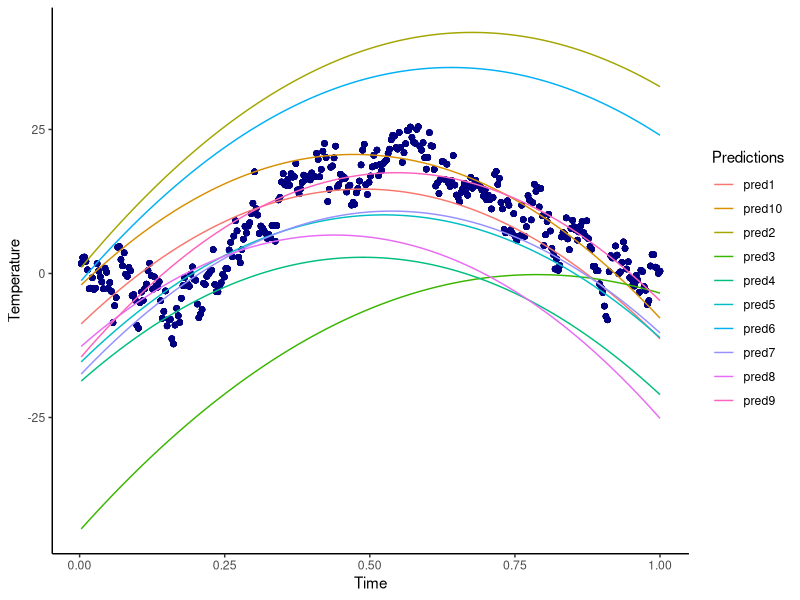
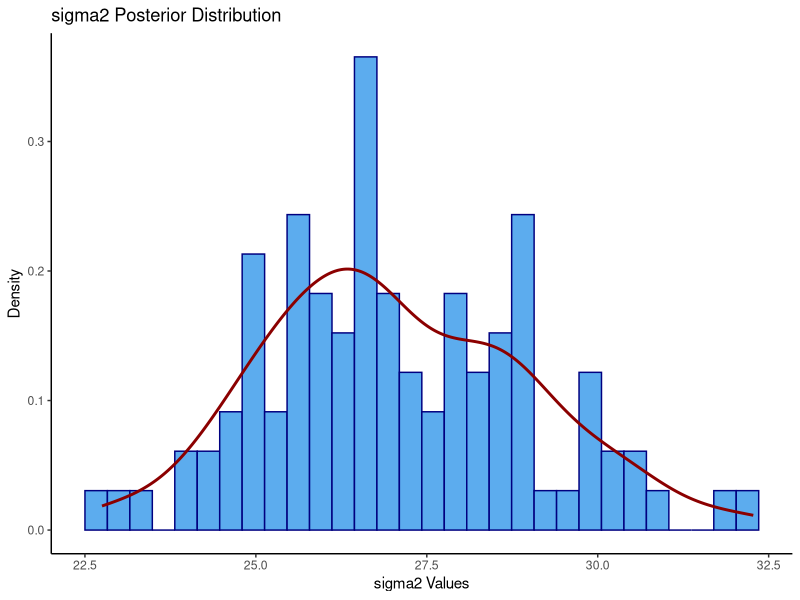
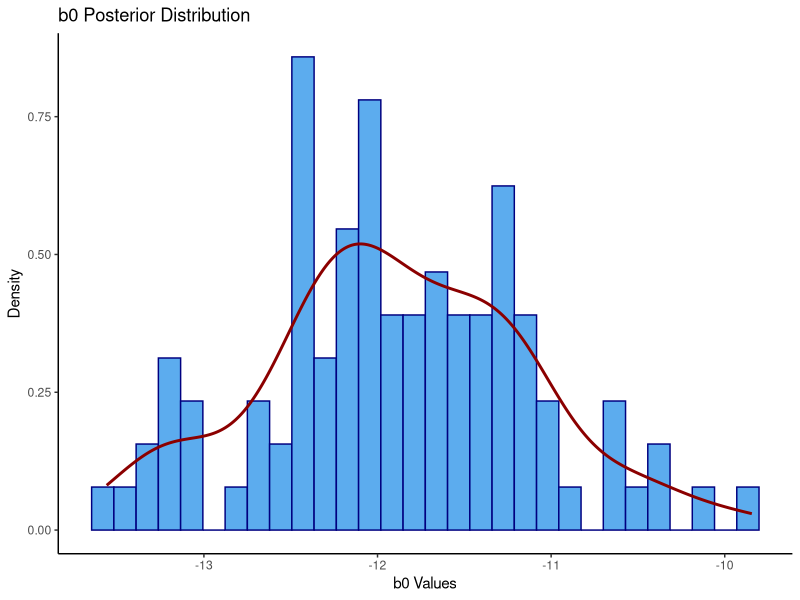
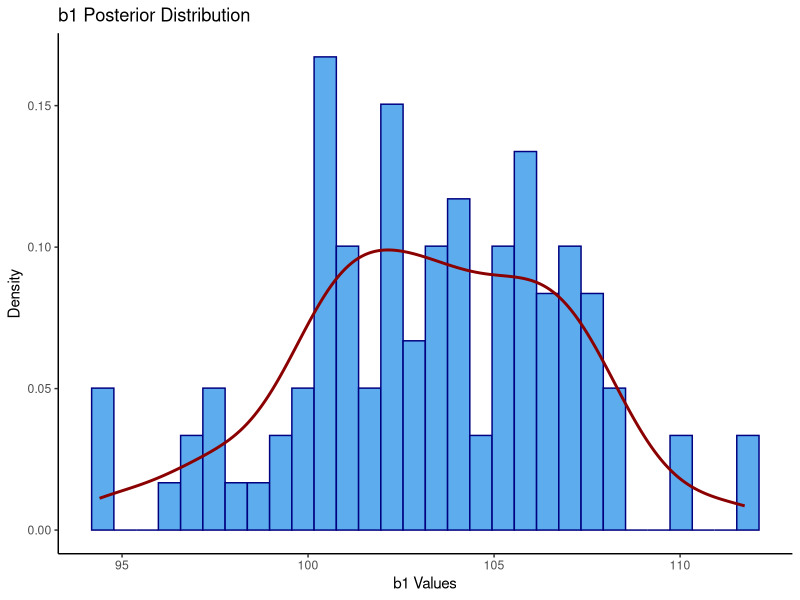
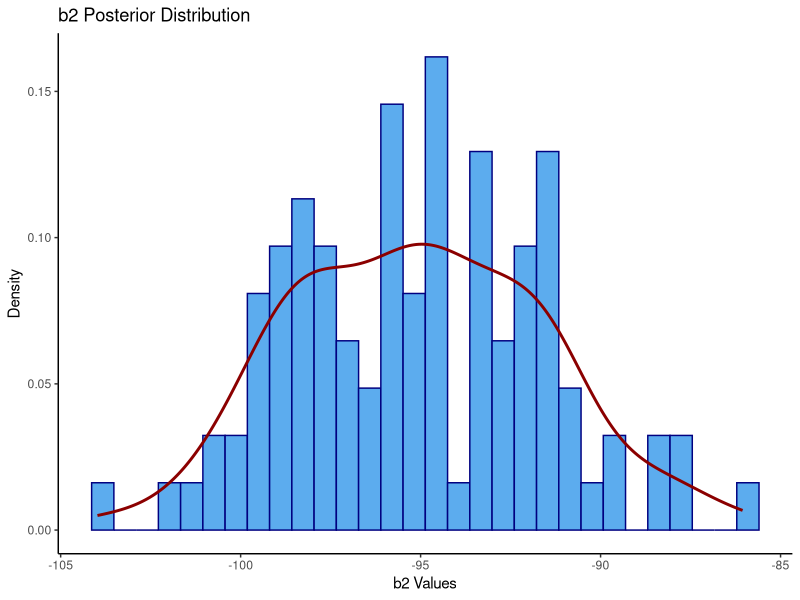
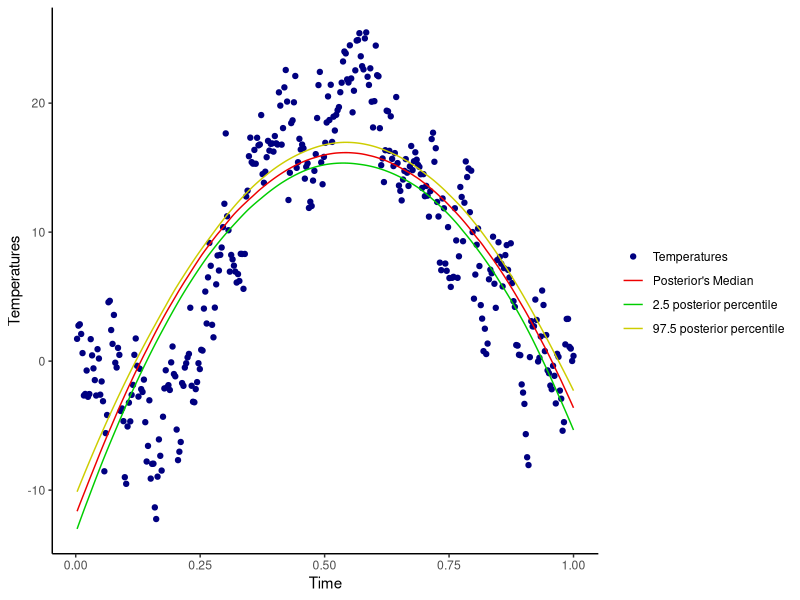
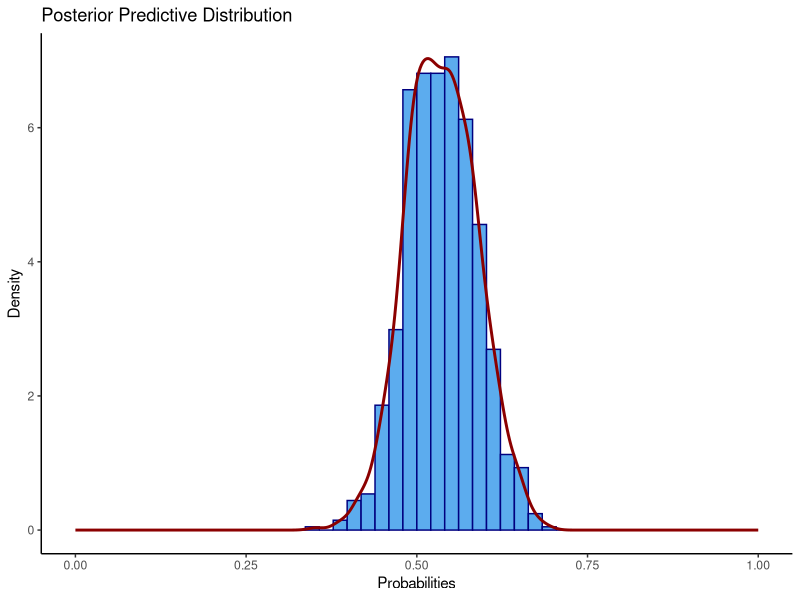
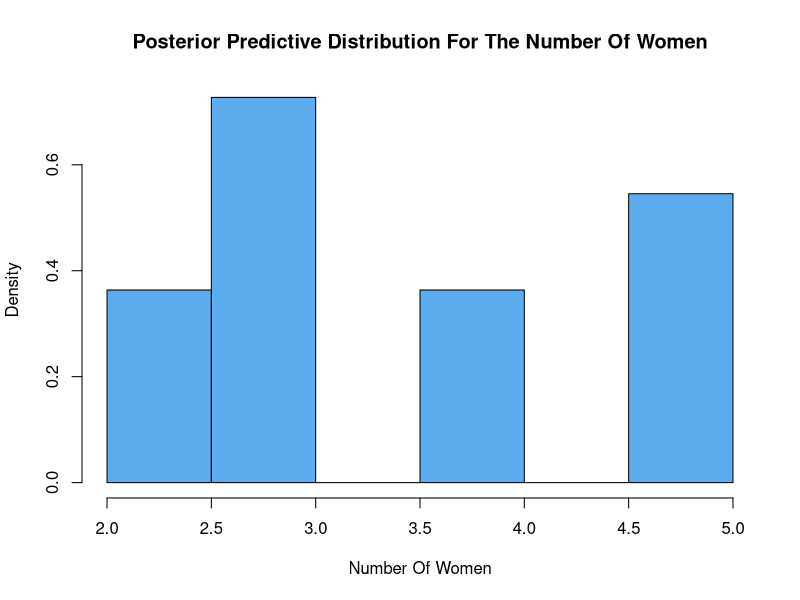

R code for these plots, in order:
## ---- chunk 1
knitr::opts_chunk$set(echo = TRUE)
knitr::opts_chunk$set(tidy.opts = list(width.cutoff = 60), tidy = TRUE)
library(mvtnorm)
library(ggplot2)
library(tidyr)

## ---- chunk 2
#__________________Assignment 1__________________#

#reading data
temperatures <- read.table("TempLambohov.txt",header = TRUE)

## ---- chunk 3
#given parameters
m_0 <- c(-10,100,-100)
omega_0 <- 0.02 * diag(3)
n_0 <- 3
sigma2_0 <- 2

## ---- chunk 4
#Task 1a

set.seed(123456)

#number of draws
N <-10

#matrix to save b0, b1, b2 
b <- matrix(NA,nrow = N, ncol = length(m_0))

#matrix to save the predicted temperatures
pred_temp <- matrix(NA, nrow = N, ncol = nrow(temperatures))

for(i in 1:N){
    
    #Inv-x simulator from lab 1
    sigma2 <- n_0 * sigma2_0 / rchisq(1,n_0)
    
    #generate b0,b1,b2
    b[i,]<-rmvnorm(1,mean = m_0, sigma = sigma2*solve(omega_0))
    
    #quadratic regression model
    pred_temp[i,]<-b[i,1] + b[i,2]*temperatures$time + b[i,3]*(temperatures$time^2) + rnorm(1,0,sigma2)
}

## ---- chunk 5
#preparing data for plot
rownames(pred_temp) <- c("pred1","pred2","pred3","pred4","pred5","pred6","pred7","pred8","pred9","pred10")
pred_temp <- t(pred_temp)

plot_data <- cbind(temperatures,pred_temp)

plot_data <- pivot_longer(plot_data, c(3:12))

## ---- chunk 6
ggplot(plot_data)+
  geom_point(aes(x = time, y = temp), color = "navy") + 
  geom_line(aes(x = time, y = value, color = name)) +
  theme(legend.position="right") +
  guides(color=guide_legend("Predictions")) +
  xlab("Time") +
  ylab("Temperature") +
  theme_classic()

## ---- chunk 7
#Task 1b i

set.seed(123456)

#matrix with the times (1st collum with 1 because of the intercept)
X <- cbind(rep(1,nrow(temperatures)), temperatures$time, temperatures$time^2)
#vector with target values
y <- temperatures$temp
#calculate b hat
b_hat<-solve(t(X)%*%X)%*%t(X)%*%y

#number of samples
N <- 100

#matrix to store the beta values
b <- matrix(0,N,length(m_0)) 
#vector to store sigma2 values
sigma2 <- c()

for (i in 1:N){
  
  #calculate mu_n
  m_n <- solve( t(X) %*% X + omega_0 )%*%(t(X) %*% X %*% b_hat + omega_0 %*% m_0 )
  
  #calculate omega_n
  omega_n <- t(X) %*% X + omega_0
  
  #calculate n_n
  n_n <- n_0 + nrow(temperatures)
  
  #calculate sigma_n
  sigma2_n <- (n_0 * sigma2_0 + (t(y) %*% y + t(m_0) %*% omega_0 %*% m_0 - t(m_n) %*% omega_n %*% m_n))/n_n

  #Inv-x simulator from lab 1
  sigma2[i] <- n_n * sigma2_n / rchisq(1,n_n)
  
  #generate b0,b1,b2
  b[i,] <- rmvnorm(1,mean=m_n,sigma=sigma2[i]*solve(omega_n))
  
}

## ---- chunk 8
#df of sigma2 for plot
plot_df_sigma2 <- data.frame("sigma2" = sigma2)

#histogram of sigma2
ggplot(plot_df_sigma2, aes(x=sigma2)) +
  geom_histogram(bins = 30, color = "navy", fill = "steelblue2", aes(y=..density..)) +
  geom_density(colour = "red4", size = 1) +
  ggtitle("sigma2 Posterior Distribution") +
  xlab("sigma2 Values") +
  ylab("Density") +
  theme_classic()

## ---- chunk 9
#df of betas for plot
plot_df_b <- data.frame("b0" = b[,1], "b1" = b[,2], "b2" = b[,3])

## ---- chunk 10
#histogram of b0
ggplot(plot_df_b, aes(x=b0)) +
  geom_histogram(bins = 30, color = "navy", fill = "steelblue2", aes(y=..density..)) +
  geom_density(colour = "red4", size = 1) +
  ggtitle("b0 Posterior Distribution") +
  xlab("b0 Values") +
  ylab("Density") +
  theme_classic()

## ---- chunk 11
#histogram of b1
ggplot(plot_df_b, aes(x=b1)) +
  geom_histogram(bins = 30, color = "navy", fill = "steelblue2", aes(y=..density..)) +
  geom_density(colour = "red4", size = 1) +
  ggtitle("b1 Posterior Distribution") +
  xlab("b1 Values") +
  ylab("Density") +
  theme_classic()

## ---- chunk 12
#histogram of b2
ggplot(plot_df_b, aes(x=b2)) +
  geom_histogram(bins = 30, color = "navy", fill = "steelblue2", aes(y=..density..)) +
  geom_density(colour = "red4", size = 1) +
  ggtitle("b2 Posterior Distribution") +
  xlab("b2 Values") +
  ylab("Density") +
  theme_classic()

## ---- chunk 13
#Task 1b ii

#matrix to store the predicted values
pred_temp2 <- matrix(NA,nrow(b),nrow(temperatures))

#calculate the predicted values
for (i in 1:nrow(b)){
  pred_temp2[i,]<-b[i,1] + b[i,2]*temperatures$time + b[i,3]*(temperatures$time^2)
}

#calculate posterior's median for every value of time
post_median <- c()
for (i in 1:ncol(pred_temp2)){
  post_median[i] <- median(pred_temp2[,i])
}

#calculate the 2.5 and 97.5 posterior percentiles of f (time) 
intervals <- matrix(NA, nrow = 2, ncol = ncol(pred_temp2))
for(i in 1:ncol(pred_temp2)){
  intervals[,i] <- quantile(pred_temp2[,i], probs = c(0.025,0.975))
}

## ---- chunk 14
#df for plot
plot_df_1b2 <- data.frame("temperatures" = temperatures$temp,
                          "time" = temperatures$time,
                          "interval1" = intervals[1,],
                          "interval2" = intervals[2,],
                          "medians" = post_median)

#scatterplot of the temperatures & curve of the posterior median & curves for the 95% equal tail posterior probability intervals
ggplot(data = plot_df_1b2) +
  geom_point(aes(x = time, y = temperatures, color="navy")) +
  geom_line(aes(x =time, y = medians, color = "red2")) +
  geom_line(aes(x = time, y = interval1, color = "green3")) +
  geom_line(aes(x = time, y = interval2, color = "yellow3")) +
  theme(legend.position="right") +
  scale_color_identity(guide = "legend",
                       name = "",
                       breaks=c("navy", "red2", "green3", "yellow3"),
                       labels = c("Temperatures",
                                "Posterior's Median", 
                                "2.5 posterior percentile",
                                "97.5 posterior percentile")) +
  xlab("Time") +
  ylab("Temperatures") +
  theme_classic()

## ---- chunk 15
#Task 1c

#getting the time with the highest expected temperature by using the above expression
max_temp <- max(-b[,2]/(2*b[,3]))
max_temp

## ---- chunk 16
#__________________Assignment 2__________________#

#reading data
women <- read.table("WomenAtWork.dat",header=TRUE)

## ---- chunk 17
#Task 2a

#given parameteres
tau <- 5

## ---- chunk 18
#the below code snippets from a demo of logistic regression in Lecture 6

#target value
y <- women$Work

#prior inputs
# Select which covariates/features to include
X <- as.matrix(women[2:8])
Xnames <- colnames(X)

Npar <- dim(X)[2]

# Setting up the prior
mu <- as.matrix(rep(0,Npar)) # Prior mean vector
Sigma <- tau^2 * diag(Npar) # Prior covariance matrix

# Functions that returns the log posterior for the logistic and probit regression.
# First input argument of this function must be the parameters we optimize on,
# i.e. the regression coefficients beta.

LogPostLogistic <- function(betas,y,X,mu,Sigma){
  linPred <- X%*%betas
  logLik <- sum( linPred*y - log(1 + exp(linPred)) )
  if (abs(logLik) == Inf) logLik = -20000 # Likelihood is not finite, stear the optimizer away from here!
  logPrior <- dmvnorm(betas, mu, Sigma, log=TRUE)

  return(logLik + logPrior)
}

# Select the initial values for beta
initVal <- matrix(0,Npar,1)

# The argument control is a list of options to the optimizer optim, where fnscale=-1 means that we minimize
# the negative log posterior. Hence, we maximize the log posterior.
OptimRes <- optim(initVal,LogPostLogistic,gr=NULL,y,X,mu,Sigma,method=c("BFGS"),control=list(fnscale=-1),hessian=TRUE)

## ---- chunk 19
names(OptimRes$par) <- Xnames # Naming the coefficient by covariates
approxPostStd <- sqrt(diag(-solve(OptimRes$hessian))) # Computing approximate standard deviations.
names(approxPostStd) <- Xnames # Naming the coefficient by covariates
#print('The posterior mode is:')
#print(OptimRes$par)
#print('The approximate posterior standard deviation is:')
approxPostStd <- sqrt(diag(-solve(OptimRes$hessian)))
#print(approxPostStd)

## ---- chunk 20
invHessian <- data.frame("invhes" = -solve(OptimRes$hessian))
colnames(invHessian) <- c("Constant","HusbandInc","EducYears","ExpYears","Age","NSmallChild","NBigChild")
knitr::kable(invHessian)

## ---- chunk 21
df_post_mode <- data.frame("post_mode" = OptimRes$par)
colnames(df_post_mode) <- c("Value")
rownames(df_post_mode) <- c("Constant","HusbandInc","EducYears","ExpYears","Age","NSmallChild","NBigChild")
knitr::kable(df_post_mode)

## ---- chunk 22
df_approxPostStd <- data.frame("approxPostStd" =sqrt(diag(-solve(OptimRes$hessian))))
colnames(df_approxPostStd) <- c("Value")
rownames(df_approxPostStd) <-c("Constant","HusbandInc","EducYears","ExpYears","Age","NSmallChild","NBigChild")
knitr::kable(df_approxPostStd)

## ---- chunk 23
interval <- c(OptimRes$par[6] - 1.96 * approxPostStd[6], OptimRes$par[6] + 1.96 * approxPostStd[6])
df_interval <- data.frame("lower_bound" = interval[1], "upper_bound" = interval[2])
colnames(df_interval) <- c("lower bound", "upper bound")
rownames(df_interval) <- c("95% Equal Tail Credible Interval")
knitr::kable(df_interval)

## ---- chunk 24
set.seed(1234567)
women2 <- c(1,20,12,8,43,0,2)

#function that classifies if the women work or not
prediction <- function(N,data,posterior_mode,posterior_covariates){

  #generate betas
  b <- rmvnorm(N, mean= posterior_mode, sigma = posterior_covariates)

  #calculating the the logistic regression model
  res <- exp(data %*% t(b))/(1 + exp(data %*% t(b)))

  return(res)
}

#predictions
pred <- prediction(1000, women2, OptimRes$par, -solve(OptimRes$hessian))

#df for plot
pred_women <- data.frame("pred" = t(pred))

ggplot(pred_women, aes(x=pred)) +
  geom_histogram(bins = 50, color = "navy", fill = "steelblue2", aes(y=..density..)) +
  geom_density(colour = "red4", size = 1) +
  scale_x_continuous(limits = c(0,1)) +
  ggtitle("Posterior Predictive Distribution") +
  xlab("Probabilities") +
  ylab("Density") +
  theme_classic()

## ---- chunk 25
set.seed(1234567)

prediction2 <- function(N,data,posterior_mode,posterior_covariates, nwomen){
  
  #generate betas
  b <- rmvnorm(N, mean= posterior_mode, sigma = posterior_covariates)
  
  #calculating the the logistic regression model 
  pred <- exp(data %*% t(b))/(1 + exp(data %*% t(b)))
  
  #binomial distribution 
  res <- c()
  
  for (i in 1:nwomen){
    #binomial distribution 
    res[i] <- sum(rbinom(n = 7,size = 1,prob = pred))
  }
  
  return(res)
}

pred2 <- prediction2(1000, women2, OptimRes$par, -solve(OptimRes$hessian), 11)

# pred_women2 <- data.frame("pred" = pred2)
# 
# ggplot(pred_women2 , aes(x=pred)) +
#   geom_histogram(color = "navy", fill = "steelblue2") +
#   ggtitle("Posterior Predictive Distribution For The Number Of Women") +
#   xlab("Number Of Women") +
#   ylab("Density") +
#   theme_classic()

hist(pred2, col = "steelblue2", main = "Posterior Predictive Distribution For The Number Of Women", xlab = "Number Of Women", ylab = "Density",probability = TRUE)

